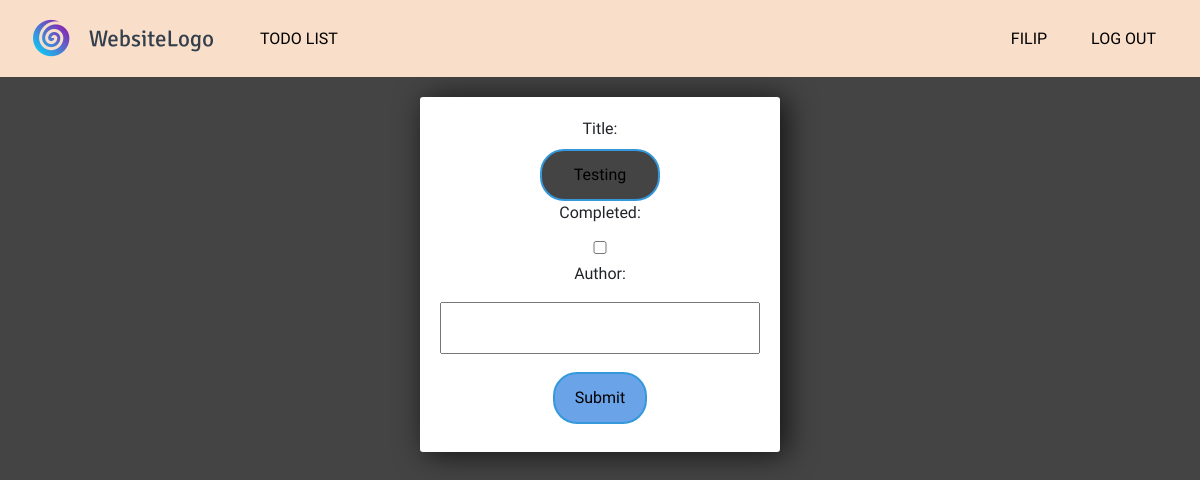
Page /list/update_task/4/ (signed in) on the earlier database version.
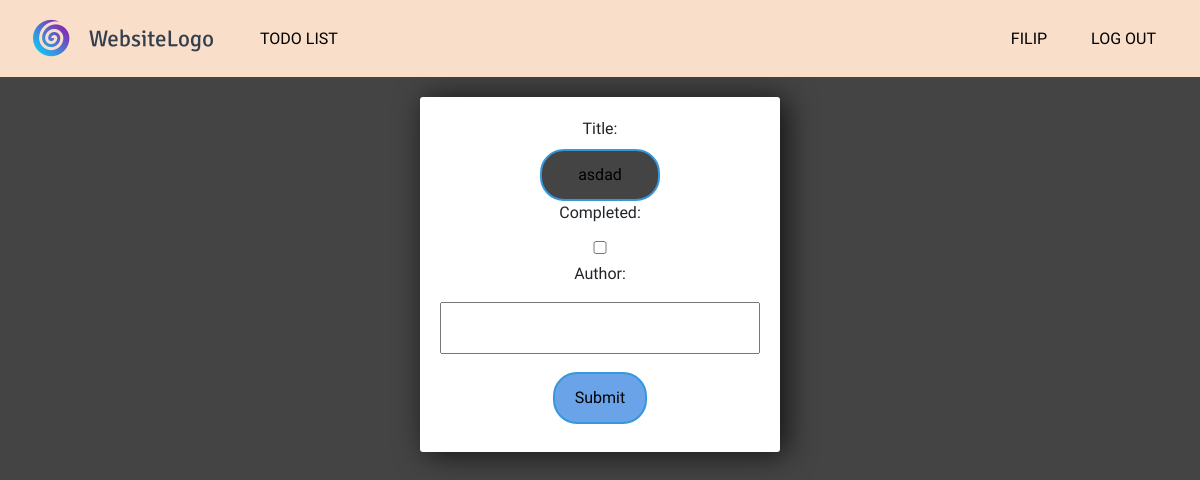
Same page on the later database version.
### tasks/models.py (models this page shows, shortened)
class Task(models.Model):
    title = models.CharField(max_length=35)
    completed = models.BooleanField(default=False)
    created_date = models.DateTimeField(auto_now_add=True)
    author = models.CharField(max_length=50, default='')

### tasks/views.py (the view)
# urls.py: path('update_task/<str:pk>/', tasks_views.update_task, name='update_task'),
@login_required
def update_task(request, pk):
    task = Task.objects.get(id=pk)
    form = TaskForm(instance=task)
    if request.method == 'POST':
        form = TaskForm(request.POST, instance=task)
        if form.is_valid():
            form.save()
            return redirect('../..')
    context = {
        'form': form,
        'page_title': 'Update task',
    }
    return render(request, 'tasks/update_task.html', context)

### tasks/forms.py
class TaskForm(forms.ModelForm):
    class Meta:
        model = Task
        fields = '__all__'
        widgets = {
            'title': forms.TextInput(attrs={'class': 'new_task_text', 'placeholder': 'Add new task'}),
        }

### tasks/templates/tasks/update_task.html
{% extends 'tasks/base.html' %}
{% block content %}
<div class="new-task-column">
  <form method="POST"> {% csrf_token %}
    <span class="update-task-layout">
      {{ form.as_table }}
      <input class="submit" type="submit" name="Update item">
    </span>
  </form>
</div>
{% endblock content %}

Differences in the rows shown:
changed Task: title "Testing" → "asdad"
